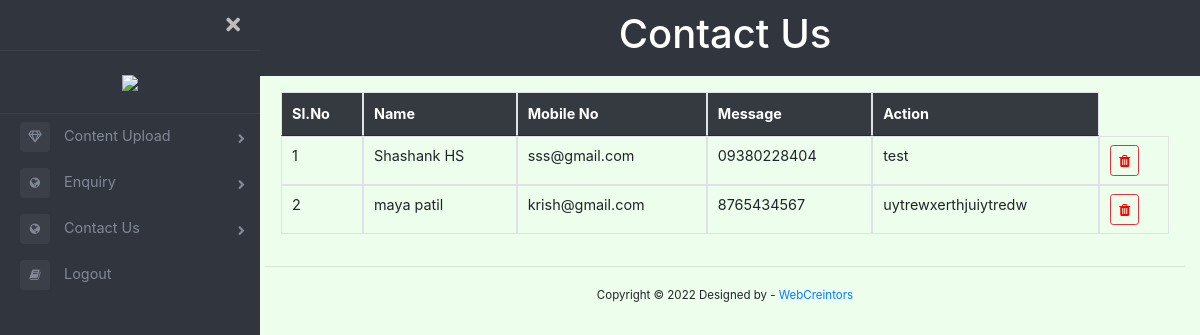
The app's page /admin/contactus.php with its own data.
### tables this page shows
CREATE TABLE `contact` (
  `contact_id` int(11) NOT NULL,
  `name` varchar(255) NOT NULL,
  `email` varchar(255) NOT NULL,
  `mobile_no` varchar(20) NOT NULL,
  `message` text NOT NULL
);

### admin/contactus.php (the view, shortened to what this page needs)
<?php include "header.php"?>
<?php include "../connect.php"?>
  <main class="page-content">
    <div class="page-content-div1">
        <h1 class="text-center">Contact Us</h1>
    </div>
    <div class="container-fluid">
      <div class="container p-3">
        <div class="table-responsive">
          <table id="contactus" class="table table-bordered">
            <thead>
                <tr class="bg-dark text-white">
                    <th>Sl.No</th>
                    <th>Name</th>
                    <th>Mobile No</th>
                    <th>Message</th>
                    <th>Action</th>
                </tr>
            </thead>
            <tbody>
            <?php
                        $i = 1;
                        $sql2 = "SELECT * FROM `contact`";
                        $result1 = $conn->query($sql2);
                         while ($row = $result1->fetch_assoc())
                         {
                        ?>
                  <tr>
                    <td><?php echo $i;?></td>
                    <td><?php echo $row['name'];?></td>
                    <td><?php echo $row['email'];?></td>
                    <td><?php echo $row['mobile_no'];?></td>
                    <td><?php echo $row['message'];?></td>
                    <td><a onClick="javascript: return confirm('Please confirm deletion');" href="deletecontact.php?contact_id=<?php echo $row['contact_id']?>" class="action-icon1 btn btn-sm btn-outline-danger"><i class="fa fa-trash" aria-hidden="true"></i></a></td>
                </tr>
                  <?php
                  $i++;
                  } ?>
            </tbody>
          </table>
      </div>
    </div>
  <hr>
<?php include "footer.php"?>

### admin/style.css (style rules this page uses)
* { margin:0; padding:0; }
body { font-size: 0.9rem; }
.page-wrapper .sidebar-wrapper, .sidebar-wrapper .sidebar-brand > a, .sidebar-wrapper .sidebar-dropdown > a:after, .sidebar-wrapper .sidebar-menu .sidebar-dropdown .sidebar-submenu li a:before, .sidebar-wrapper ul li a i, .page-wrapper .page-content, .sidebar-wrapper .sidebar-search input.search-menu, .sidebar-wrapper .sidebar-search .input-group-text, .sidebar-wrapper .sidebar-menu ul li a, #show-sidebar, #close-sidebar { -webkit-transition: all 0.3s ease; -moz-transition: all 0.3s ease; -ms-transition: all 0.3s ease; -o-transition: all 0.3s ease; transition: all 0.3s ease; }
@media screen and (min-width: 768px) { .page-wrapper.toggled .page-content { padding-left: 250px; padding-top:0px; } }
.page-wrapper .page-content { display: inline-block; width: 100%; padding-left: 0px; padding-top: 20px; }
.page-wrapper .page-content > .page-content-div1 { padding: 10px 40px; background-color:#31353D; color:white; }
.page-wrapper .page-content { overflow-x: hidden; }
.action-icon1 { color:red; }

### records on screen
contact: name "Shashank HS", email "sss@gmail.com", mobile_no "09380228404", message "test"
contact: name "maya patil", email "krish@gmail.com", mobile_no "8765434567", message "uytrewxerthjuiytredw"
